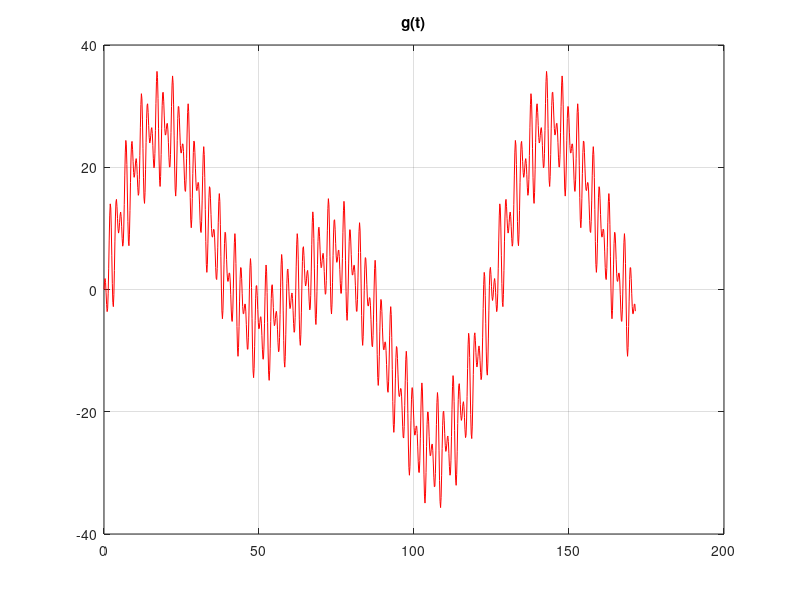
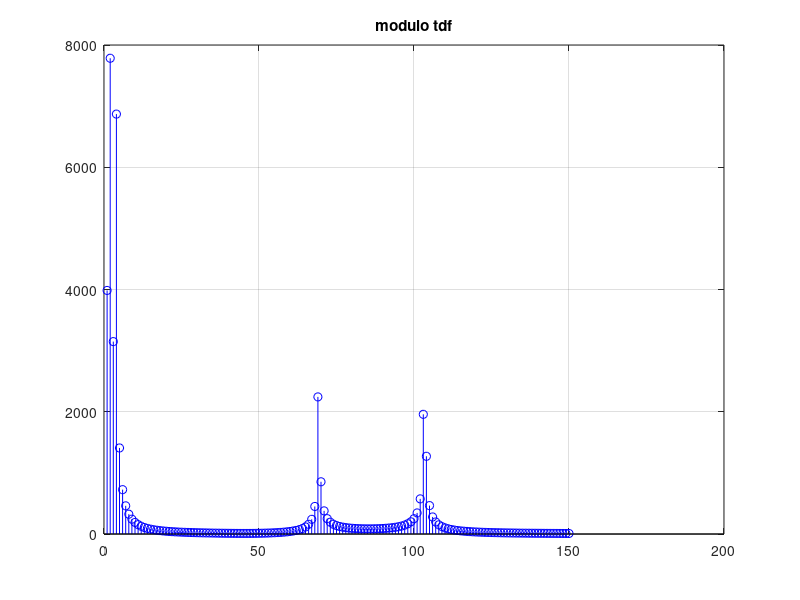
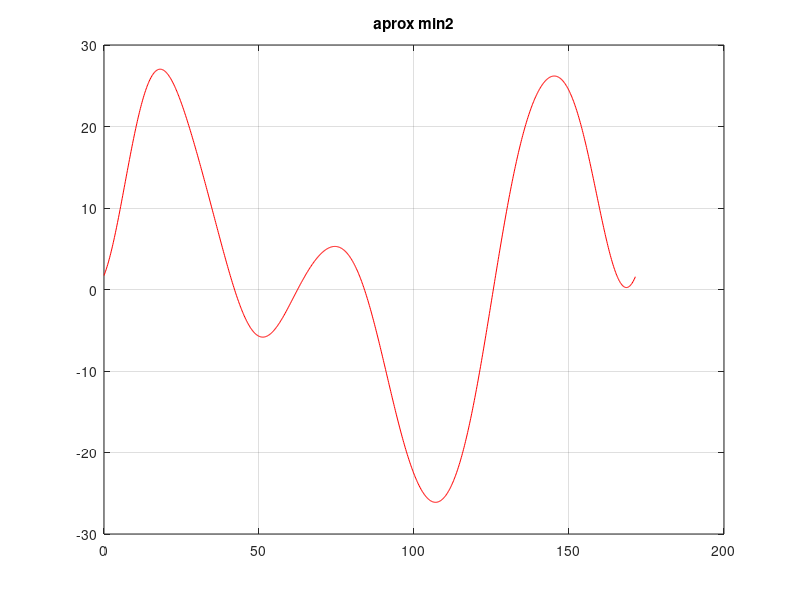
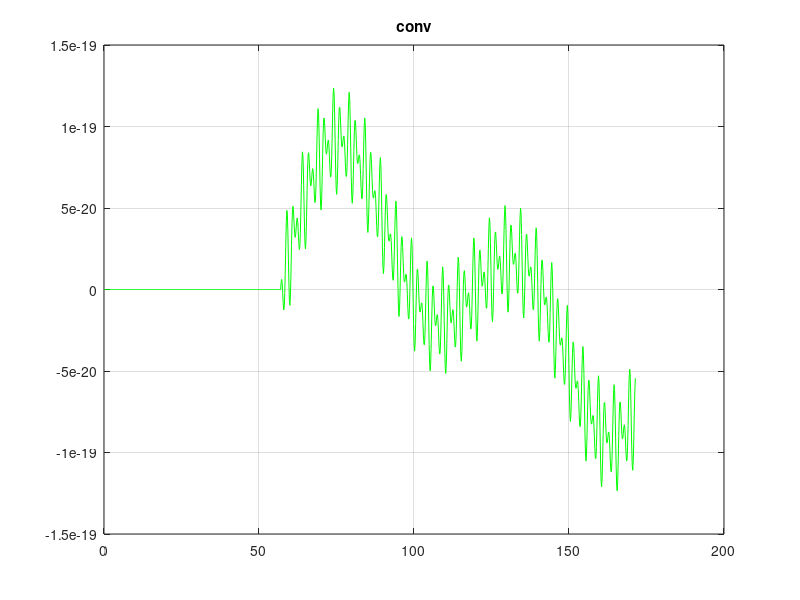

Recreate these plots in MATLAB, in order.


function parcial2
    clc,clear
    Dt = 0.16755;
    A1 = 1/4;

    g = load("parcial_2_3k10_2023.txt");
    N = length(g);

    % f discreta

    for j=1:N
        t(j) = (j-1)*Dt;
    endfor

    figure(1)
    plot(t,g,'r-')
    grid on
    title('g(t)')

    tg_max = 0;
    g_max = 0;
    for j=1:N/3
        if g(j) > g_max
            tg_max = t(j);
            g_max = g(j);
        endif
    endfor
    tg_max,g_max

    % tdf

    G_tdf = fft(g,N);

    for k=1:N
        G_tdf_mod(k) = abs(G_tdf(k));
    endfor

    G_tdf_MAX = max(G_tdf_mod)

    figure(2)
    stem(G_tdf_mod(1:150),'bo-')
    grid on
    title('modulo tdf')

    G_tdf_kc=0;
    kc=0;
    for k=1:10
        if G_tdf_mod(k) > (0.05 * G_tdf_MAX)
            G_tdf_kc = G_tdf_mod(k);
            kc = k;
        endif
    endfor
    G_tdf_kc,kc

    % min2
    m=kc;
    Tp = Dt*N;
    Dw = (2*pi)/Tp;
    w0 = (2*pi)/N;

    FI = zeros(N,m*2+1);

    FI(:, 1) = 1;
    for k=1:m
        for j=1:N
            FI(j,2*k)=cos(k*w0*(j-1));
            FI(j,2*k+1)=sin(k*w0*(j-1));
        endfor
    endfor

    D = diag(diag(FI'*FI));
    b = FI' * g;

    a=zeros(m*2+1,1);
    for k = 1:(2 * m) + 1
        a(k, 1) = b(k) / D(k, k);
    end

    Pa = FI*a;

    tPa_max=0;
    Pa_max=0;
    for i=1:(N/3)
        if(Pa(i)>Pa_max)
            Pa_max = Pa(i);
            tPa_max = t(i);
        endif
    endfor
    tPa_max,Pa_max

    figure(3)
    plot(t,Pa,'r-')
    grid on
    title('aprox min2')

    % convolucion

    Tp = Dt*N;
    Dw = (2*pi)/Tp;
    p=kc*Dw;

    for j=1:N
        hn(i)=A1*exp((-p)*t(j));
    endfor
    yc=Dt*conv(hn,g);

    figure(4)
    plot(t,yc(1:N),'g')
    grid on
    title('conv')

    tyc_max=0;
    yc_max=0;
    for j=1:N/3
        if yc(j) > yc_max
            tyc_max = t(j);
            yc_max = yc(j);
        endif
    endfor
    tyc_max,yc_max

    % grafica en conjunto

    figure(5)
    plot(t,g,'r',t,yc(1:N),'g',t,Pa,'b')
    grid on
    title('comparaciòn')


endfunction
